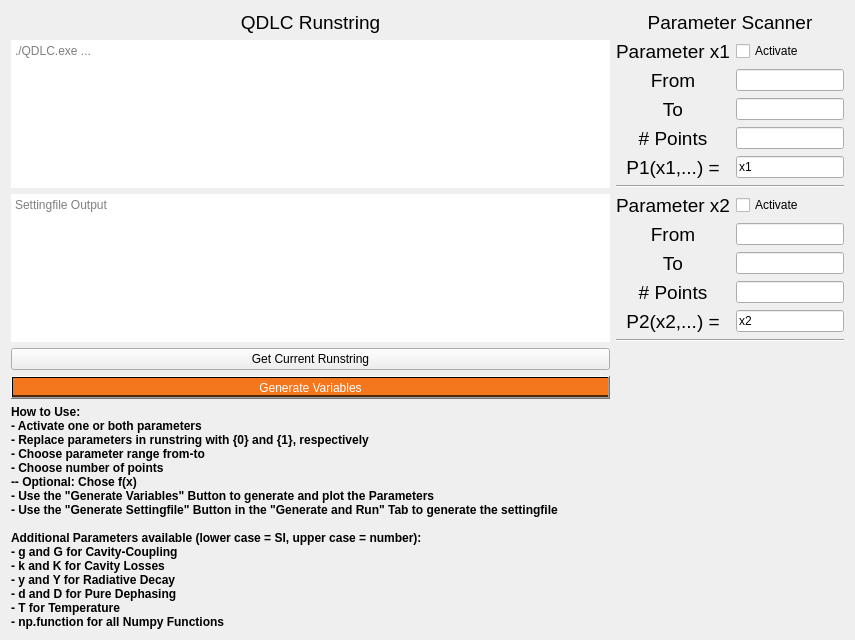
      <widget class="QWidget" name="tab_5">
       <attribute name="title">
        <string>Sweep and Scan</string>
       </attribute>
       <layout class="QGridLayout" name="gridLayout_6">
        <item row="0" column="2" colspan="4">
         <widget class="QLabel" name="label_title_qdsystem_7">
          <property name="maximumSize">
           <size>
            <width>16777215</width>
            <height>40</height>
           </size>
          </property>
          <property name="frameShape">
           <enum>QFrame::NoFrame</enum>
          </property>
          <property name="frameShadow">
           <enum>QFrame::Plain</enum>
          </property>
          <property name="text">
           <string>&lt;html&gt;&lt;head/&gt;&lt;body&gt;&lt;p align=&quot;center&quot;&gt;&lt;span style=&quot; font-size:14pt;&quot;&gt;Parameter Scanner&lt;/span&gt;&lt;/p&gt;&lt;/body&gt;&lt;/html&gt;</string>
          </property>
         </widget>
        </item>
        <item row="9" column="2">
         <widget class="QLabel" name="label_title_qdsystem_10">
          <property name="maximumSize">
           <size>
            <width>16777215</width>
            <height>40</height>
           </size>
          </property>
          <property name="frameShape">
           <enum>QFrame::NoFrame</enum>
          </property>
          <property name="frameShadow">
           <enum>QFrame::Plain</enum>
          </property>
          <property name="text">
           <string>&lt;html&gt;&lt;head/&gt;&lt;body&gt;&lt;p align=&quot;center&quot;&gt;&lt;span style=&quot; font-size:14pt;&quot;&gt;To&lt;/span&gt;&lt;/p&gt;&lt;/body&gt;&lt;/html&gt;</string>
          </property>
         </widget>
        </item>
        <item row="13" column="0" colspan="2">
         <widget class="QPushButton" name="button_sweeper_get_runstring">
          <property name="text">
           <string>Get Current Runstring</string>
          </property>
         </widget>
        </item>
        <item row="8" column="3" colspan="3">
         <widget class="QLineEdit" name="textinput_scan_parameter_2_from"/>
        </item>
        <item row="2" column="3" colspan="3">
         <widget class="QLineEdit" name="textinput_scan_parameter_1_from"/>
        </item>
        <item row="1" column="0" rowspan="6" colspan="2">
         <widget class="QTextBrowser" name="text_output_program_qdlc_command_sweep">
          <property name="minimumSize">
           <size>
            <width>599</width>
            <height>0</height>
           </size>
          </property>
          <property name="frameShape">
           <enum>QFrame::NoFrame</enum>
          </property>
          <property name="readOnly">
           <bool>false</bool>
          </property>
          <property name="html">
           <string>&lt;!DOCTYPE HTML PUBLIC &quot;-//W3C//DTD HTML 4.0//EN&quot; &quot;http://www.w3.org/TR/REC-html40/strict.dtd&quot;&gt;
&lt;html&gt;&lt;head&gt;&lt;meta name=&quot;qrichtext&quot; content=&quot;1&quot; /&gt;&lt;meta charset=&quot;utf-8&quot; /&gt;&lt;style type=&quot;text/css&quot;&gt;
p, li { white-space: pre-wrap; }
hr { height: 1px; border-width: 0; }
li.unchecked::marker { content: &quot;\2610&quot;; }
li.checked::marker { content: &quot;\2612&quot;; }
&lt;/style&gt;&lt;/head&gt;&lt;body style=&quot; font-family:'Segoe UI'; font-size:9pt; font-weight:400; font-style:normal;&quot;&gt;
&lt;p style=&quot;-qt-paragraph-type:empty; margin-top:0px; margin-bottom:0px; margin-left:0px; margin-right:0px; -qt-block-indent:0; text-indent:0px;&quot;&gt;&lt;br /&gt;&lt;/p&gt;&lt;/body&gt;&lt;/html&gt;</string>
          </property>
          <property name="placeholderText">
           <string>./QDLC.exe ...</string>
          </property>
         </widget>
        </item>
        <item row="4" column="2">
         <widget class="QLabel" name="label_title_qdsystem_12">
          <property name="maximumSize">
           <size>
            <width>16777215</width>
            <height>40</height>
           </size>
          </property>
          <property name="frameShape">
           <enum>QFrame::NoFrame</enum>
          </property>
          <property name="frameShadow">
           <enum>QFrame::Plain</enum>
          </property>
          <property name="text">
           <string>&lt;html&gt;&lt;head/&gt;&lt;body&gt;&lt;p align=&quot;center&quot;&gt;&lt;span style=&quot; font-size:14pt;&quot;&gt;# Points&lt;/span&gt;&lt;/p&gt;&lt;/body&gt;&lt;/html&gt;</string>
          </property>
         </widget>
        </item>
        <item row="5" column="2">
         <widget class="QLabel" name="label_title_qdsystem_6">
          <property name="maximumSize">
           <size>
            <width>16777215</width>
            <height>40</height>
           </size>
          </property>
          <property name="frameShape">
           <enum>QFrame::NoFrame</enum>
          </property>
          <property name="frameShadow">
           <enum>QFrame::Plain</enum>
          </property>
          <property name="text">
           <string>&lt;html&gt;&lt;head/&gt;&lt;body&gt;&lt;p align=&quot;center&quot;&gt;&lt;span style=&quot; font-size:14pt;&quot;&gt;P1(x1,...) =&lt;/span&gt;&lt;/p&gt;&lt;/body&gt;&lt;/html&gt;</string>
          </property>
         </widget>
        </item>
        <item row="7" column="2">
         <widget class="QLabel" name="label_title_qdsystem_8">
          <property name="maximumSize">
           <size>
            <width>16777215</width>
            <height>40</height>
           </size>
          </property>
          <property name="frameShape">
           <enum>QFrame::NoFrame</enum>
          </property>
          <property name="frameShadow">
           <enum>QFrame::Plain</enum>
          </property>
          <property name="text">
           <string>&lt;html&gt;&lt;head/&gt;&lt;body&gt;&lt;p align=&quot;center&quot;&gt;&lt;span style=&quot; font-size:14pt;&quot;&gt;Parameter x2&lt;/span&gt;&lt;/p&gt;&lt;/body&gt;&lt;/html&gt;</string>
          </property>
         </widget>
        </item>
        <item row="3" column="2">
         <widget class="QLabel" name="label_title_qdsystem_5">
          <property name="maximumSize">
           <size>
            <width>16777215</width>
            <height>40</height>
           </size>
          </property>
          <property name="frameShape">
           <enum>QFrame::NoFrame</enum>
          </property>
          <property name="frameShadow">
           <enum>QFrame::Plain</enum>
          </property>
          <property name="text">
           <string>&lt;html&gt;&lt;head/&gt;&lt;body&gt;&lt;p align=&quot;center&quot;&gt;&lt;span style=&quot; font-size:14pt;&quot;&gt;To&lt;/span&gt;&lt;/p&gt;&lt;/body&gt;&lt;/html&gt;</string>
          </property>
         </widget>
        </item>
        <item row="2" column="2">
         <widget class="QLabel" name="label_title_qdsystem_4">
          <property name="maximumSize">
           <size>
            <width>16777215</width>
            <height>40</height>
           </size>
          </property>
          <property name="frameShape">
           <enum>QFrame::NoFrame</enum>
          </property>
          <property name="frameShadow">
           <enum>QFrame::Plain</enum>
          </property>
          <property name="text">
           <string>&lt;html&gt;&lt;head/&gt;&lt;body&gt;&lt;p align=&quot;center&quot;&gt;&lt;span style=&quot; font-size:14pt;&quot;&gt;From&lt;/span&gt;&lt;/p&gt;&lt;/body&gt;&lt;/html&gt;</string>
          </property>
         </widget>
        </item>
        <item row="4" column="3" colspan="3">
         <widget class="QLineEdit" name="textinput_scan_parameter_1_points"/>
        </item>
        <item row="10" column="3" colspan="3">
         <widget class="QLineEdit" name="textinput_scan_parameter_2_points"/>
        </item>
        <item row="7" column="3" colspan="3">
         <widget class="QCheckBox" name="checkbox_activate_scan_parameter_2">
          <property name="text">
           <string>Activate</string>
          </property>
         </widget>
        </item>
        <item row="11" column="3" colspan="3">
         <widget class="QLineEdit" name="textinput_scan_parameter_2_lambda">
          <property name="text">
           <string>x2</string>
          </property>
         </widget>
        </item>
        <item row="10" column="2">
         <widget class="QLabel" name="label_title_qdsystem_13">
          <property name="maximumSize">
           <size>
            <width>16777215</width>
            <height>40</height>
           </size>
          </property>
          <property name="frameShape">
           <enum>QFrame::NoFrame</enum>
          </property>
          <property name="frameShadow">
           <enum>QFrame::Plain</enum>
          </property>
          <property name="text">
           <string>&lt;html&gt;&lt;head/&gt;&lt;body&gt;&lt;p align=&quot;center&quot;&gt;&lt;span style=&quot; font-size:14pt;&quot;&gt;# Points&lt;/span&gt;&lt;/p&gt;&lt;/body&gt;&lt;/html&gt;</string>
          </property>
         </widget>
        </item>
        <item row="15" column="0" rowspan="4" colspan="2">
         <widget class="QLabel" name="label_3">
          <property name="text">
           <string>&lt;!DOCTYPE HTML PUBLIC &quot;-//W3C//DTD HTML 4.0//EN&quot; &quot;http://www.w3.org/TR/REC-html40/strict.dtd&quot;&gt;
&lt;html&gt;&lt;head&gt;&lt;meta name=&quot;qrichtext&quot; content=&quot;1&quot; /&gt;&lt;meta charset=&quot;utf-8&quot; /&gt;&lt;style type=&quot;text/css&quot;&gt;
p, li { white-space: pre-wrap; }
hr { height: 1px; border-width: 0; }
li.unchecked::marker { content: &quot;\2610&quot;; }
li.checked::marker { content: &quot;\2612&quot;; }
&lt;/style&gt;&lt;/head&gt;&lt;body style=&quot; font-family:'Segoe UI'; font-size:9pt; font-weight:700; font-style:normal;&quot;&gt;
&lt;p style=&quot; margin-top:0px; margin-bottom:0px; margin-left:0px; margin-right:0px; -qt-block-indent:0; text-indent:0px;&quot;&gt;How to Use:&lt;/p&gt;
&lt;p style=&quot; margin-top:0px; margin-bottom:0px; margin-left:0px; margin-right:0px; -qt-block-indent:0; text-indent:0px;&quot;&gt;- Activate one or both parameters&lt;/p&gt;
&lt;p style=&quot; margin-top:0px; margin-bottom:0px; margin-left:0px; margin-right:0px; -qt-block-indent:0; text-indent:0px;&quot;&gt;- Replace parameters in runstring with {0} and {1}, respectively&lt;/p&gt;
&lt;p style=&quot; margin-top:0px; margin-bottom:0px; margin-left:0px; margin-right:0px; -qt-block-indent:0; text-indent:0px;&quot;&gt;- Choose parameter range from-to&lt;/p&gt;
&lt;p style=&quot; margin-top:0px; margin-bottom:0px; margin-left:0px; margin-right:0px; -qt-block-indent:0; text-indent:0px;&quot;&gt;- Choose number of points&lt;/p&gt;
&lt;p style=&quot; margin-top:0px; margin-bottom:0px; margin-left:0px; margin-right:0px; -qt-block-indent:0; text-indent:0px;&quot;&gt;-- Optional: Chose f(x)&lt;/p&gt;
&lt;p style=&quot; margin-top:0px; margin-bottom:0px; margin-left:0px; margin-right:0px; -qt-block-indent:0; text-indent:0px;&quot;&gt;- Use the &amp;quot;Generate Variables&amp;quot; Button to generate and plot the Parameters&lt;/p&gt;
&lt;p style=&quot; margin-top:0px; margin-bottom:0px; margin-left:0px; margin-right:0px; -qt-block-indent:0; text-indent:0px;&quot;&gt;- Use the &amp;quot;Generate Settingfile&amp;quot; Button in the &amp;quot;Generate and Run&amp;quot; Tab to generate the settingfile&lt;/p&gt;
&lt;p style=&quot;-qt-paragraph-type:empty; margin-top:0px; margin-bottom:0px; margin-left:0px; margin-right:0px; -qt-block-indent:0; text-indent:0px;&quot;&gt;&lt;br /&gt;&lt;/p&gt;
&lt;p style=&quot; margin-top:0px; margin-bottom:0px; margin-left:0px; margin-right:0px; -qt-block-indent:0; text-indent:0px;&quot;&gt;Additional Parameters available (lower case = SI, upper case = number):&lt;/p&gt;
&lt;p style=&quot; margin-top:0px; margin-bottom:0px; margin-left:0px; margin-right:0px; -qt-block-indent:0; text-indent:0px;&quot;&gt;- g and G for Cavity-Coupling&lt;/p&gt;
&lt;p style=&quot; margin-top:0px; margin-bottom:0px; margin-left:0px; margin-right:0px; -qt-block-indent:0; text-indent:0px;&quot;&gt;- k and K for Cavity Losses&lt;/p&gt;
&lt;p style=&quot; margin-top:0px; margin-bottom:0px; margin-left:0px; margin-right:0px; -qt-block-indent:0; text-indent:0px;&quot;&gt;- y and Y for Radiative Decay&lt;/p&gt;
&lt;p style=&quot; margin-top:0px; margin-bottom:0px; margin-left:0px; margin-right:0px; -qt-block-indent:0; text-indent:0px;&quot;&gt;- d and D for Pure Dephasing&lt;/p&gt;
&lt;p style=&quot; margin-top:0px; margin-bottom:0px; margin-left:0px; margin-right:0px; -qt-block-indent:0; text-indent:0px;&quot;&gt;- T for Temperature&lt;/p&gt;
&lt;p style=&quot; margin-top:0px; margin-bottom:0px; margin-left:0px; margin-right:0px; -qt-block-indent:0; text-indent:0px;&quot;&gt;- np.function for all Numpy Functions&lt;/p&gt;&lt;/body&gt;&lt;/html&gt;</string>
          </property>
         </widget>
        </item>
        <item row="11" column="2">
         <widget class="QLabel" name="label_title_qdsystem_11">
          <property name="maximumSize">
           <size>
            <width>16777215</width>
            <height>40</height>
           </size>
          </property>
          <property name="frameShape">
           <enum>QFrame::NoFrame</enum>
          </property>
          <property name="frameShadow">
           <enum>QFrame::Plain</enum>
          </property>
          <property name="text">
           <string>&lt;html&gt;&lt;head/&gt;&lt;body&gt;&lt;p align=&quot;center&quot;&gt;&lt;span style=&quot; font-size:14pt;&quot;&gt;P2(x2,...) =&lt;/span&gt;&lt;/p&gt;&lt;/body&gt;&lt;/html&gt;</string>
          </property>
         </widget>
        </item>
        <item row="3" column="3" colspan="3">
         <widget class="QLineEdit" name="textinput_scan_parameter_1_to"/>
        </item>
        <item row="0" column="0" colspan="2">
         <widget class="QLabel" name="label_title_qdsystem_3">
          <property name="maximumSize">
           <size>
            <width>16777215</width>
            <height>40</height>
           </size>
          </property>
          <property name="frameShape">
           <enum>QFrame::NoFrame</enum>
          </property>
          <property name="frameShadow">
           <enum>QFrame::Plain</enum>
          </property>
          <property name="text">
           <string>&lt;html&gt;&lt;head/&gt;&lt;body&gt;&lt;p align=&quot;center&quot;&gt;&lt;span style=&quot; font-size:14pt;&quot;&gt;QDLC Runstring&lt;/span&gt;&lt;/p&gt;&lt;/body&gt;&lt;/html&gt;</string>
          </property>
         </widget>
        </item>
        <item row="9" column="3" colspan="3">
         <widget class="QLineEdit" name="textinput_scan_parameter_2_to"/>
        </item>
        <item row="1" column="3" colspan="3">
         <widget class="QCheckBox" name="checkbox_activate_scan_parameter_1">
          <property name="text">
           <string>Activate</string>
          </property>
         </widget>
        </item>
        <item row="5" column="3" colspan="3">
         <widget class="QLineEdit" name="textinput_scan_parameter_1_lambda">
          <property name="text">
           <string>x1</string>
          </property>
         </widget>
        </item>
        <item row="6" column="2" colspan="4">
         <widget class="Line" name="line">
          <property name="orientation">
           <enum>Qt::Horizontal</enum>
          </property>
         </widget>
        </item>
        <item row="12" column="2" colspan="4">
         <widget class="Line" name="line_9">
          <property name="orientation">
           <enum>Qt::Horizontal</enum>
          </property>
         </widget>
        </item>
        <item row="1" column="2">
         <widget class="QLabel" name="label_title_qdsystem_2">
          <property name="maximumSize">
           <size>
            <width>16777215</width>
            <height>40</height>
           </size>
          </property>
          <property name="frameShape">
           <enum>QFrame::NoFrame</enum>
          </property>
          <property name="frameShadow">
           <enum>QFrame::Plain</enum>
          </property>
          <property name="text">
           <string>&lt;html&gt;&lt;head/&gt;&lt;body&gt;&lt;p align=&quot;center&quot;&gt;&lt;span style=&quot; font-size:14pt;&quot;&gt;Parameter x1&lt;/span&gt;&lt;/p&gt;&lt;/body&gt;&lt;/html&gt;</string>
          </property>
         </widget>
        </item>
        <item row="8" column="2">
         <widget class="QLabel" name="label_title_qdsystem_9">
          <property name="maximumSize">
           <size>
            <width>16777215</width>
            <height>40</height>
           </size>
          </property>
          <property name="frameShape">
           <enum>QFrame::NoFrame</enum>
          </property>
          <property name="frameShadow">
           <enum>QFrame::Plain</enum>
          </property>
          <property name="text">
           <string>&lt;html&gt;&lt;head/&gt;&lt;body&gt;&lt;p align=&quot;center&quot;&gt;&lt;span style=&quot; font-size:14pt;&quot;&gt;From&lt;/span&gt;&lt;/p&gt;&lt;/body&gt;&lt;/html&gt;</string>
          </property>
         </widget>
        </item>
        <item row="7" column="0" rowspan="6" colspan="2">
         <widget class="QTextBrowser" name="text_output_program_qdlc_command_sweep_display">
          <property name="minimumSize">
           <size>
            <width>599</width>
            <height>0</height>
           </size>
          </property>
          <property name="frameShape">
           <enum>QFrame::NoFrame</enum>
          </property>
          <property name="lineWrapMode">
           <enum>QTextEdit::NoWrap</enum>
          </property>
          <property name="readOnly">
           <bool>true</bool>
          </property>
          <property name="html">
           <string>&lt;!DOCTYPE HTML PUBLIC &quot;-//W3C//DTD HTML 4.0//EN&quot; &quot;http://www.w3.org/TR/REC-html40/strict.dtd&quot;&gt;
&lt;html&gt;&lt;head&gt;&lt;meta name=&quot;qrichtext&quot; content=&quot;1&quot; /&gt;&lt;meta charset=&quot;utf-8&quot; /&gt;&lt;style type=&quot;text/css&quot;&gt;
p, li { white-space: pre-wrap; }
hr { height: 1px; border-width: 0; }
li.unchecked::marker { content: &quot;\2610&quot;; }
li.checked::marker { content: &quot;\2612&quot;; }
&lt;/style&gt;&lt;/head&gt;&lt;body style=&quot; font-family:'Segoe UI'; font-size:9pt; font-weight:400; font-style:normal;&quot;&gt;
&lt;p style=&quot;-qt-paragraph-type:empty; margin-top:0px; margin-bottom:0px; margin-left:0px; margin-right:0px; -qt-block-indent:0; text-indent:0px;&quot;&gt;&lt;br /&gt;&lt;/p&gt;&lt;/body&gt;&lt;/html&gt;</string>
          </property>
          <property name="placeholderText">
           <string>Settingfile Output</string>
          </property>
         </widget>
        </item>
        <item row="14" column="0" colspan="2">
         <widget class="QPushButton" name="button_sweeper_plot">
          <property name="styleSheet">
           <string notr="true">QPushButton {background-color: qlineargradient( x1:0 y1:0, x2:0 y2:1, stop:0.9 #f4771e, stop:0.91 #4f2609); color: #ffffff;}
QPushButton::hover {background-color: qlineargradient( x1:0 y1:0, x2:0 y2:1, stop:0.9 #f7954f, stop:0.91 #4f2609); color: #ffffff;}</string>
          </property>
          <property name="text">
           <string>Generate Variables</string>
          </property>
         </widget>
        </item>
        <item row="13" column="2" rowspan="6" colspan="2">
         <widget class="PlotWidget" name="plot_sweep_parameter_first" native="true">
          <property name="minimumSize">
           <size>
            <width>0</width>
            <height>150</height>
           </size>
          </property>
         </widget>
        </item>
        <item row="13" column="4" rowspan="6" colspan="2">
         <widget class="PlotWidget" name="plot_sweep_parameter_second" native="true">
          <property name="minimumSize">
           <size>
            <width>0</width>
            <height>150</height>
           </size>
          </property>
         </widget>
        </item>
       </layout>
      </widget>
